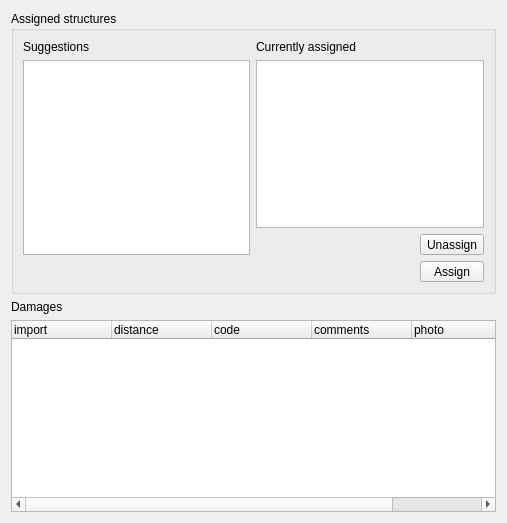
<?xml version="1.0" encoding="UTF-8"?>
<ui version="4.0">
 <class>Form</class>
 <widget class="QWidget" name="Form">
  <property name="geometry">
   <rect>
    <x>0</x>
    <y>0</y>
    <width>507</width>
    <height>523</height>
   </rect>
  </property>
  <property name="windowTitle">
   <string>Form</string>
  </property>
  <layout class="QVBoxLayout" name="verticalLayout">
   <item>
    <widget class="QGroupBox" name="groupBox">
     <property name="title">
      <string>Assigned structures</string>
     </property>
     <layout class="QGridLayout" name="gridLayout">
      <item row="4" column="0" colspan="3">
       <widget class="FeatureSelectorWidget" name="selectorWidget" native="true"/>
      </item>
      <item row="4" column="3">
       <widget class="QToolButton" name="assignButton">
        <property name="sizePolicy">
         <sizepolicy hsizetype="Minimum" vsizetype="Fixed">
          <horstretch>0</horstretch>
          <verstretch>0</verstretch>
         </sizepolicy>
        </property>
        <property name="text">
         <string>Assign</string>
        </property>
       </widget>
      </item>
      <item row="0" column="1">
       <widget class="QLabel" name="label_2">
        <property name="text">
         <string>Currently assigned</string>
        </property>
       </widget>
      </item>
      <item row="0" column="0">
       <widget class="QLabel" name="label_3">
        <property name="text">
         <string>Suggestions</string>
        </property>
       </widget>
      </item>
      <item row="1" column="0" rowspan="3">
       <widget class="QListWidget" name="suggestedListWidget">
        <property name="sizePolicy">
         <sizepolicy hsizetype="Expanding" vsizetype="Preferred">
          <horstretch>0</horstretch>
          <verstretch>0</verstretch>
         </sizepolicy>
        </property>
       </widget>
      </item>
      <item row="1" column="1" rowspan="2" colspan="3">
       <widget class="QListWidget" name="assignedWidget">
        <property name="sizePolicy">
         <sizepolicy hsizetype="Expanding" vsizetype="Preferred">
          <horstretch>0</horstretch>
          <verstretch>1</verstretch>
         </sizepolicy>
        </property>
       </widget>
      </item>
      <item row="3" column="3">
       <widget class="QToolButton" name="unassignButton">
        <property name="text">
         <string>Unassign</string>
        </property>
       </widget>
      </item>
     </layout>
    </widget>
   </item>
   <item>
    <widget class="QLabel" name="label_4">
     <property name="text">
      <string>Damages</string>
     </property>
    </widget>
   </item>
   <item>
    <widget class="QTreeWidget" name="damagesTreeWidget">
     <property name="sizePolicy">
      <sizepolicy hsizetype="Expanding" vsizetype="MinimumExpanding">
       <horstretch>0</horstretch>
       <verstretch>1</verstretch>
      </sizepolicy>
     </property>
     <property name="rootIsDecorated">
      <bool>false</bool>
     </property>
     <column>
      <property name="text">
       <string>import</string>
      </property>
     </column>
     <column>
      <property name="text">
       <string>distance</string>
      </property>
     </column>
     <column>
      <property name="text">
       <string>code</string>
      </property>
     </column>
     <column>
      <property name="text">
       <string>comments</string>
      </property>
     </column>
     <column>
      <property name="text">
       <string>photo</string>
      </property>
     </column>
     <column>
      <property name="text">
       <string>rate</string>
      </property>
     </column>
    </widget>
   </item>
  </layout>
 </widget>
 <customwidgets>
  <customwidget>
   <class>FeatureSelectorWidget</class>
   <extends>QWidget</extends>
   <header>qgepqwat2ili.gui.featureselectorwidget</header>
   <container>1</container>
  </customwidget>
 </customwidgets>
 <resources/>
 <connections/>
</ui>
